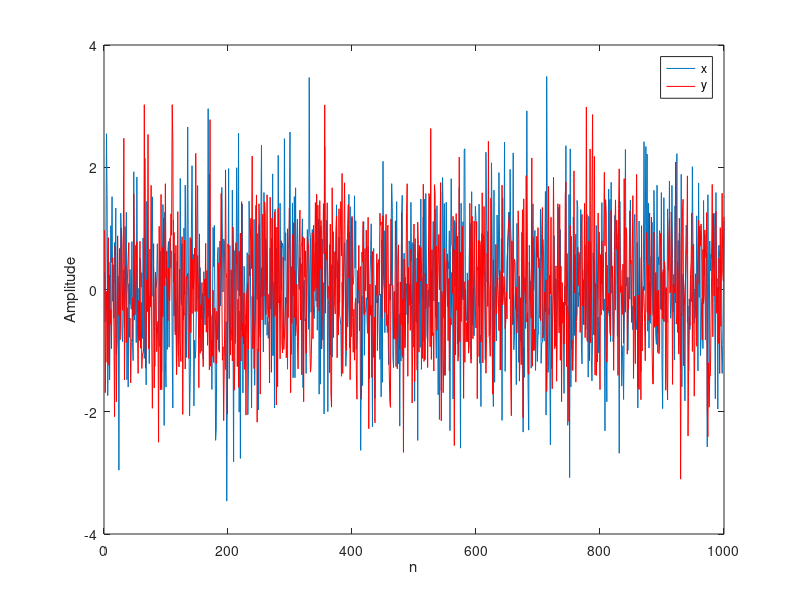
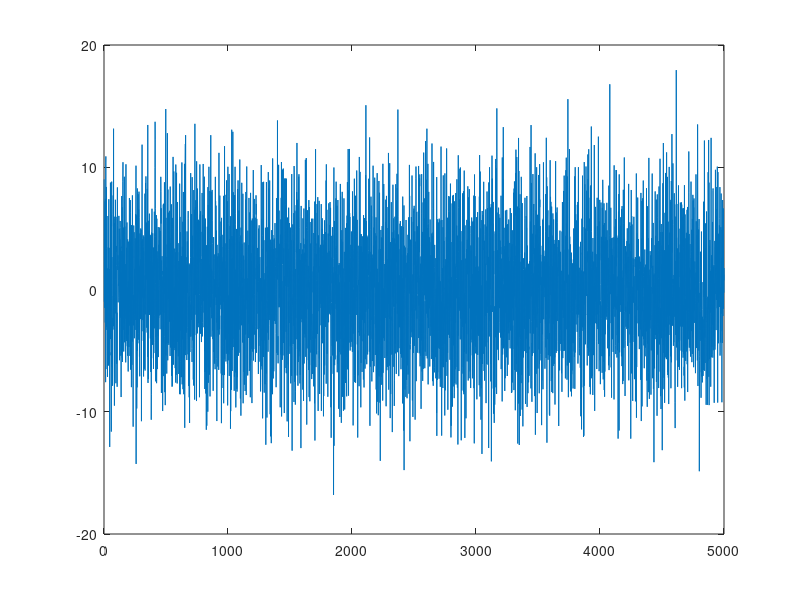
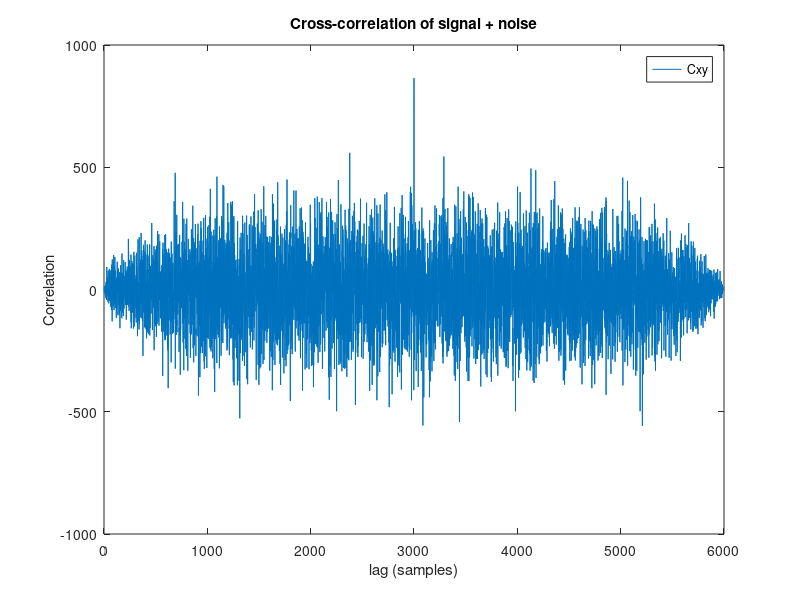

Source code (MATLAB) for these figures, in order:
% Demonstration of auto/crosscorrelation and matched filtering
% in MATLAB
% J Neasham, Newcastle University, 2020

%%
clc;                %clear command window
clear all;          %clear workspace variables
close all;          %close previous plots

N = 1000;            %no of samples in signal

x=randn(1,N);       % generate normally distributed, random sequence with variance of 1
y=randn(1,N);       % generate another normally distributed, random sequence with variance of 1

fprintf('Mean of x = %f Variance of x = %f\n', mean(x), var(x)); 

plot(x)
hold;
plot(y,'r')
xlabel('n');
ylabel('Amplitude');
legend('x','y');
%{
%%
n = -(N-1):N-1;     %lag values
Cxx = xcorr(x,x);   %autocorrelation  
figure;
plot(n,Cxx)
hold;
Cxy = xcorr(x,y);   %crosscorrelation
plot(n,Cxy,'r')
xlabel('lag (samples)');
ylabel('Correlation');
legend('Cxx','Cxy');
title('Auto and cross correlation of random signals');


%%
y = [x x x x x];        %repeat x 5 times
Cyy = xcorr(y,y);       %autocorrelation
figure;
plot(Cyy)
xlabel('lag (samples)');
ylabel('Correlation');
legend('Cyy');
title('Autocorrelation of periodic signal')
%}

%%
y = [zeros(1,2*N) x zeros(1,2*N)];      %insert silence either side of signal x
y = y + 5*randn(1,5*N);               %add background noise

figure; plot(y);
Cxy = conv(fliplr(x),y);                %cross correlate (matched filter is convolution with time reversed signal)
figure;
plot(Cxy)
xlabel('lag (samples)');
ylabel('Correlation');
legend('Cxy');
title('Cross-correlation of signal + noise')
pause(1000);